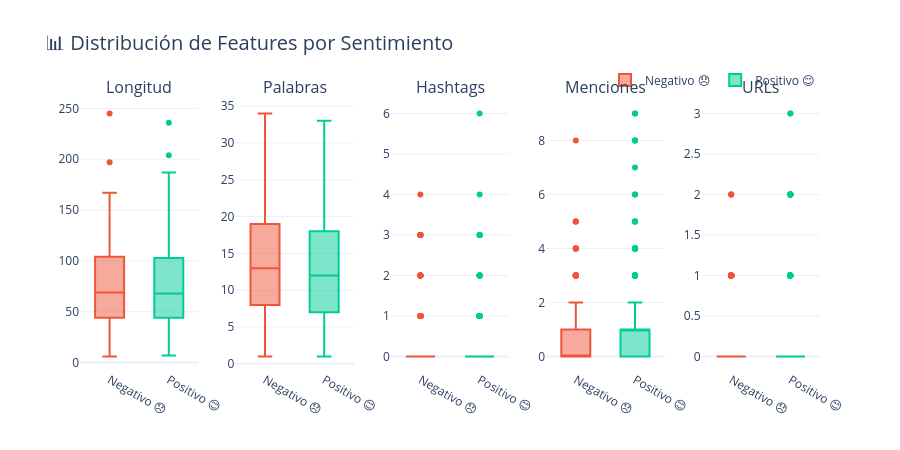

Notebook code for this chart:
### Markdown cell above
## 4. Gráfico 2: Distribución de Features por Polaridad

### Code cell
# Crear boxplots de features numéricas por polaridad
df_train['polarity_label'] = df_train['polarity'].map({0: 'Negativo 😞', 4: 'Positivo 😊'})

# Features a visualizar
features = ['length', 'num_words', 'num_hashtags', 'num_mentions', 'num_urls']
feature_names = ['Longitud', 'Palabras', 'Hashtags', 'Menciones', 'URLs']

fig_features = make_subplots(
    rows=1, cols=5,
    subplot_titles=feature_names,
    horizontal_spacing=0.05
)

colors = {'Negativo 😞': '#EF553B', 'Positivo 😊': '#00CC96'}

for i, (feat, name) in enumerate(zip(features, feature_names)):
    for label in ['Negativo 😞', 'Positivo 😊']:
        data = df_train[df_train['polarity_label'] == label][feat]
        fig_features.add_trace(
            go.Box(
                y=data.sample(min(10000, len(data)), random_state=42),  # Muestra para performance
                name=label,
                marker_color=colors[label],
                showlegend=(i == 0)
            ),
            row=1, col=i+1
        )

fig_features.update_layout(
    title=dict(
        text='📊 Distribución de Features por Sentimiento',
        font=dict(size=20)
    ),
    template='plotly_white',
    height=450,
    legend=dict(orientation='h', yanchor='bottom', y=1.02, xanchor='right', x=1)
)

fig_features.show()

### Figure 1 — Plotly figure (JSON) as saved in the notebook; plotly's stock layout.template omitted (floating-point values rounded to 4 significant figures; data arrays with more than 128 entries replaced by an {"elided": "..."} marker saying what was removed)
{"data": [{"marker": {"color": "#EF553B"}, "name": "Negativo 😞", "showlegend": true, "type": "box", "xaxis": "x", "y": {"elided": "10000 int values"}, "yaxis": "y"}, {"marker": {"color": "#00CC96"}, "name": "Positivo 😊", "showlegend": true, "type": "box", "xaxis": "x", "y": {"elided": "10000 int values"}, "yaxis": "y"}, {"marker": {"color": "#EF553B"}, "name": "Negativo 😞", "showlegend": false, "type": "box", "xaxis": "x2", "y": {"elided": "10000 int values"}, "yaxis": "y2"}, {"marker": {"color": "#00CC96"}, "name": "Positivo 😊", "showlegend": false, "type": "box", "xaxis": "x2", "y": {"elided": "10000 int values"}, "yaxis": "y2"}, {"marker": {"color": "#EF553B"}, "name": "Negativo 😞", "showlegend": false, "type": "box", "xaxis": "x3", "y": {"elided": "10000 int values"}, "yaxis": "y3"}, {"marker": {"color": "#00CC96"}, "name": "Positivo 😊", "showlegend": false, "type": "box", "xaxis": "x3", "y": {"elided": "10000 int values"}, "yaxis": "y3"}, {"marker": {"color": "#EF553B"}, "name": "Negativo 😞", "showlegend": false, "type": "box", "xaxis": "x4", "y": {"elided": "10000 int values"}, "yaxis": "y4"}, {"marker": {"color": "#00CC96"}, "name": "Positivo 😊", "showlegend": false, "type": "box", "xaxis": "x4", "y": {"elided": "10000 int values"}, "yaxis": "y4"}, {"marker": {"color": "#EF553B"}, "name": "Negativo 😞", "showlegend": false, "type": "box", "xaxis": "x5", "y": {"elided": "10000 int values"}, "yaxis": "y5"}, {"marker": {"color": "#00CC96"}, "name": "Positivo 😊", "showlegend": false, "type": "box", "xaxis": "x5", "y": {"elided": "10000 int values"}, "yaxis": "y5"}], "layout": {"annotations": [{"font": {"size": 16}, "showarrow": false, "text": "Longitud", "x": 0.08, "xanchor": "center", "xref": "paper", "y": 1, "yanchor": "bottom", "yref": "paper"}, {"font": {"size": 16}, "showarrow": false, "text": "Palabras", "x": 0.29, "xanchor": "center", "xref": "paper", "y": 1, "yanchor": "bottom", "yref": "paper"}, {"font": {"size": 16}, "showarrow": false, "text": "Hashtags", "x": 0.5, "xanchor": "center", "xref": "paper", "y": 1, "yanchor": "bottom", "yref": "paper"}, {"font": {"size": 16}, "showarrow": false, "text": "Menciones", "x": 0.71, "xanchor": "center", "xref": "paper", "y": 1, "yanchor": "bottom", "yref": "paper"}, {"font": {"size": 16}, "showarrow": false, "text": "URLs", "x": 0.92, "xanchor": "center", "xref": "paper", "y": 1, "yanchor": "bottom", "yref": "paper"}], "height": 450, "legend": {"orientation": "h", "x": 1, "xanchor": "right", "y": 1.02, "yanchor": "bottom"}, "title": {"font": {"size": 20}, "text": "📊 Distribución de Features por Sentimiento"}, "xaxis": {"anchor": "y", "domain": [0, 0.16]}, "xaxis2": {"anchor": "y2", "domain": [0.21, 0.37]}, "xaxis3": {"anchor": "y3", "domain": [0.42, 0.58]}, "xaxis4": {"anchor": "y4", "domain": [0.63, 0.79]}, "xaxis5": {"anchor": "y5", "domain": [0.84, 1]}, "yaxis": {"anchor": "x", "domain": [0, 1]}, "yaxis2": {"anchor": "x2", "domain": [0, 1]}, "yaxis3": {"anchor": "x3", "domain": [0, 1]}, "yaxis4": {"anchor": "x4", "domain": [0, 1]}, "yaxis5": {"anchor": "x5", "domain": [0, 1]}}}
